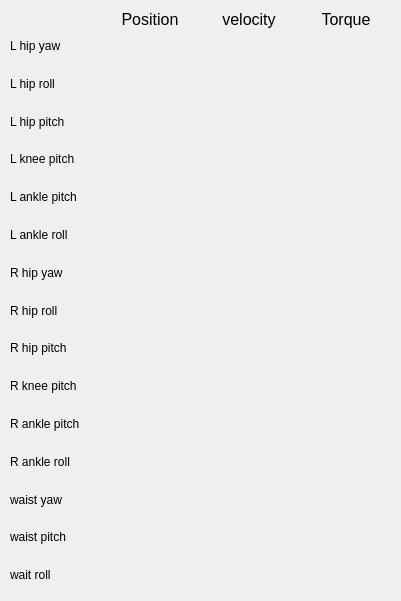
    <widget class="QFrame" name="frame_8">
     <property name="geometry">
      <rect>
       <x>20</x>
       <y>20</y>
       <width>401</width>
       <height>601</height>
      </rect>
     </property>
     <property name="frameShape">
      <enum>QFrame::NoFrame</enum>
     </property>
     <property name="frameShadow">
      <enum>QFrame::Raised</enum>
     </property>
     <widget class="QLabel" name="label_67">
      <property name="geometry">
       <rect>
        <x>120</x>
        <y>10</y>
        <width>60</width>
        <height>19</height>
       </rect>
      </property>
      <property name="font">
       <font>
        <pointsize>12</pointsize>
        <italic>false</italic>
       </font>
      </property>
      <property name="text">
       <string>Position</string>
      </property>
      <property name="alignment">
       <set>Qt::AlignCenter</set>
      </property>
     </widget>
     <widget class="QLabel" name="label_68">
      <property name="geometry">
       <rect>
        <x>320</x>
        <y>10</y>
        <width>52</width>
        <height>19</height>
       </rect>
      </property>
      <property name="font">
       <font>
        <pointsize>12</pointsize>
       </font>
      </property>
      <property name="text">
       <string>Torque</string>
      </property>
      <property name="alignment">
       <set>Qt::AlignCenter</set>
      </property>
     </widget>
     <widget class="QWidget" name="layoutWidget_2">
      <property name="geometry">
       <rect>
        <x>10</x>
        <y>30</y>
        <width>381</width>
        <height>561</height>
       </rect>
      </property>
      <layout class="QHBoxLayout" name="horizontalLayout_2">
       <item>
        <layout class="QVBoxLayout" name="verticalLayout_14" stretch="1,1,1,1,1,1,1,1,1,1,1,1,1,1,1">
         <property name="spacing">
          <number>6</number>
         </property>
         <property name="sizeConstraint">
          <enum>QLayout::SetDefaultConstraint</enum>
         </property>
         <item>
          <widget class="QLabel" name="label_44">
           <property name="text">
            <string>L hip yaw</string>
           </property>
          </widget>
         </item>
         <item>
          <widget class="QLabel" name="label_45">
           <property name="text">
            <string>L hip roll</string>
           </property>
          </widget>
         </item>
         <item>
          <widget class="QLabel" name="label_46">
           <property name="text">
            <string>L hip pitch</string>
           </property>
          </widget>
         </item>
         <item>
          <widget class="QLabel" name="label_47">
           <property name="text">
            <string>L knee pitch</string>
           </property>
          </widget>
         </item>
         <item>
          <widget class="QLabel" name="label_48">
           <property name="text">
            <string>L ankle pitch</string>
           </property>
          </widget>
         </item>
         <item>
          <widget class="QLabel" name="label_49">
           <property name="text">
            <string>L ankle roll</string>
           </property>
          </widget>
         </item>
         <item>
          <widget class="QLabel" name="label_50">
           <property name="text">
            <string>R hip yaw</string>
           </property>
          </widget>
         </item>
         <item>
          <widget class="QLabel" name="label_51">
           <property name="text">
            <string>R hip roll</string>
           </property>
          </widget>
         </item>
         <item>
          <widget class="QLabel" name="label_52">
           <property name="text">
            <string>R hip pitch</string>
           </property>
          </widget>
         </item>
         <item>
          <widget class="QLabel" name="label_53">
           <property name="text">
            <string>R knee pitch</string>
           </property>
          </widget>
         </item>
         <item>
          <widget class="QLabel" name="label_54">
           <property name="text">
            <string>R ankle pitch</string>
           </property>
          </widget>
         </item>
         <item>
          <widget class="QLabel" name="label_55">
           <property name="text">
            <string>R ankle roll</string>
           </property>
          </widget>
         </item>
         <item>
          <widget class="QLabel" name="label_173">
           <property name="text">
            <string>waist yaw</string>
           </property>
          </widget>
         </item>
         <item>
          <widget class="QLabel" name="label_174">
           <property name="text">
            <string>waist pitch</string>
           </property>
          </widget>
         </item>
         <item>
          <widget class="QLabel" name="label_178">
           <property name="text">
            <string>wait roll</string>
           </property>
          </widget>
         </item>
        </layout>
       </item>
       <item>
        <layout class="QVBoxLayout" name="position_layout">
         <property name="sizeConstraint">
          <enum>QLayout::SetMinimumSize</enum>
         </property>
        </layout>
       </item>
       <item>
        <layout class="QVBoxLayout" name="velocity_layout">
         <property name="sizeConstraint">
          <enum>QLayout::SetMinimumSize</enum>
         </property>
        </layout>
       </item>
       <item>
        <layout class="QVBoxLayout" name="torque_layout">
         <property name="sizeConstraint">
          <enum>QLayout::SetMinimumSize</enum>
         </property>
        </layout>
       </item>
      </layout>
     </widget>
     <widget class="QLabel" name="label_85">
      <property name="geometry">
       <rect>
        <x>220</x>
        <y>10</y>
        <width>58</width>
        <height>19</height>
       </rect>
      </property>
      <property name="font">
       <font>
        <pointsize>12</pointsize>
        <italic>false</italic>
       </font>
      </property>
      <property name="text">
       <string>velocity</string>
      </property>
      <property name="alignment">
       <set>Qt::AlignCenter</set>
      </property>
     </widget>
     <zorder>layoutWidget_2</zorder>
     <zorder>label_67</zorder>
     <zorder>label_68</zorder>
     <zorder>label_85</zorder>
    </widget>
